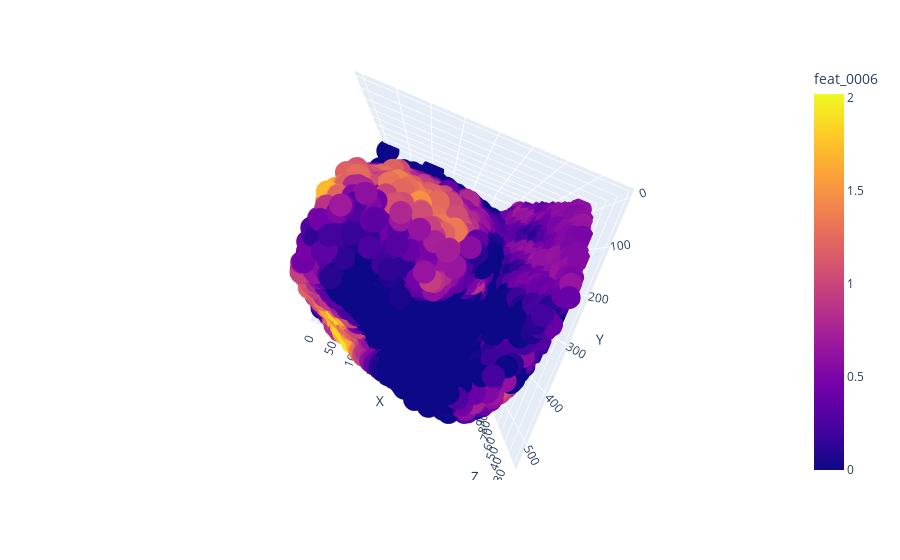

The cell this chart's notebook holds for it:
### Code cell
import plotly.express as px
fig = px.scatter_3d(test_points, x="X", y="Y", z="Z", color="feat_0006")
fig.show()

### Figure 1 — Plotly figure (JSON) as saved in the notebook; plotly's stock layout.template omitted (floating-point values rounded to 4 significant figures; data arrays with more than 128 entries replaced by an {"elided": "..."} marker saying what was removed)
{"data": [{"hovertemplate": "X=%{x}<br>Y=%{y}<br>Z=%{z}<br>feat_0006=%{marker.color}<extra></extra>", "legendgroup": "", "marker": {"color": {"elided": "7690 float values"}, "coloraxis": "coloraxis", "symbol": "circle"}, "mode": "markers", "name": "", "scene": "scene", "showlegend": false, "type": "scatter3d", "x": {"elided": "7690 float values"}, "y": {"elided": "7690 float values"}, "z": {"elided": "7690 float values"}}], "layout": {"autosize": true, "coloraxis": {"colorbar": {"title": {"text": "feat_0006"}}, "colorscale": [[0, "#0d0887"], [0.1111, "#46039f"], [0.2222, "#7201a8"], [0.3333, "#9c179e"], [0.4444, "#bd3786"], [0.5556, "#d8576b"], [0.6667, "#ed7953"], [0.7778, "#fb9f3a"], [0.8889, "#fdca26"], [1, "#f0f921"]]}, "legend": {"tracegroupgap": 0}, "margin": {"t": 60}, "scene": {"aspectmode": "auto", "aspectratio": {"x": 1, "y": 1, "z": 1}, "camera": {"center": {"x": 0, "y": 0, "z": 0}, "eye": {"x": -5.156e-17, "y": -1.221e-16, "z": -2.165}, "projection": {"type": "perspective"}, "up": {"x": 0, "y": 0, "z": 1}}, "domain": {"x": [0, 1], "y": [0, 1]}, "xaxis": {"title": {"text": "X"}, "type": "linear"}, "yaxis": {"title": {"text": "Y"}, "type": "linear"}, "zaxis": {"title": {"text": "Z"}, "type": "linear"}}}}
